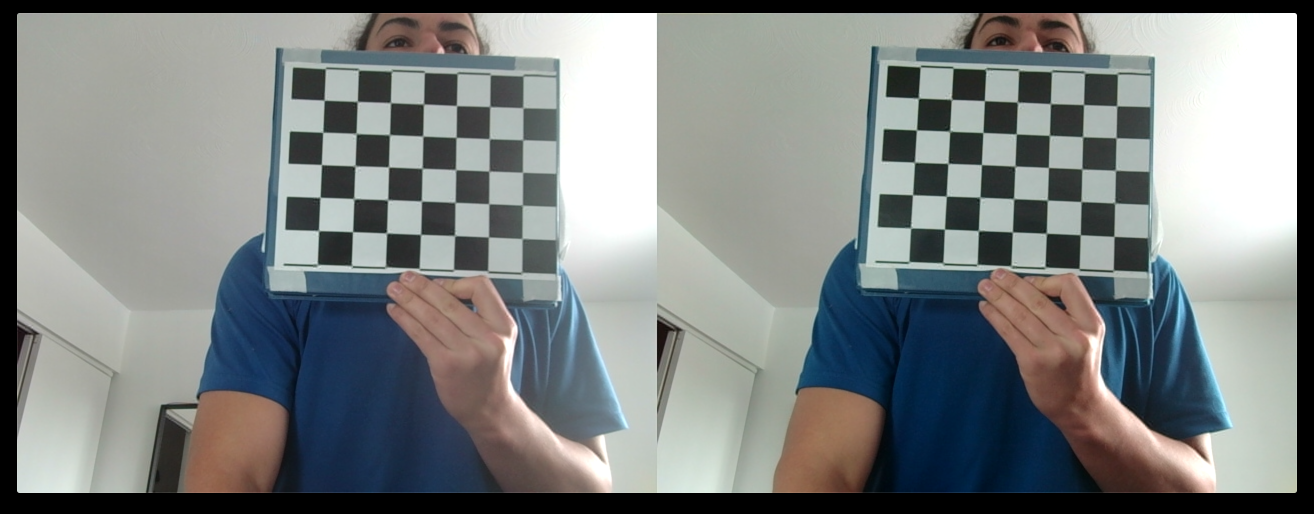
#> input picture StereoChessboards/stereo0.png, 2628 x 1028 px (shown at 1/2 size)
$ python RealTime.py
#> lines starting #> are read from the running program, lines starting #| are printed output that depends on the picture; after the words box and inside, x2 and y2 are one past the last pixel; in counts of white or black regions, pixels touching at a corner belong together
### Calibration.py
import numpy as np
import cv2 as cv
import glob
from Validation import CalibrationValidation
from imagePreparation import ImagePreparation


def CalibrateCamera():
    stereoChessboards = glob.glob("./StereoChessboards/*")

    # Chessboard size
    cbSize = (5, 6)
    criteria = (cv.TERM_CRITERIA_EPS + cv.TERM_CRITERIA_MAX_ITER, 30, 0.001)

    # 3D points of chessboard
    objPtsL = []
    objPtsR = []

    # 2D points of left and right image
    imgPtsL = []
    imgPtsR = []

    # World coordinates for 3D points
    coord = np.zeros((cbSize[0] * cbSize[1], 3), np.float32)
    coord[:, :2] = np.mgrid[0:cbSize[0], 0:cbSize[1]].T.reshape(-1, 2)

    for i, chessBoard in enumerate(stereoChessboards):
        img = cv.imread(chessBoard, 3)
#> img is the input picture: shape (1028, 2628, 3); mean B, G, R 129.5, 130, 125.7

        cropped = ImagePreparation(img)
#> in ImagePreparation, `gray = cv.cvtColor(img, cv.COLOR_BGR2GRAY)`:
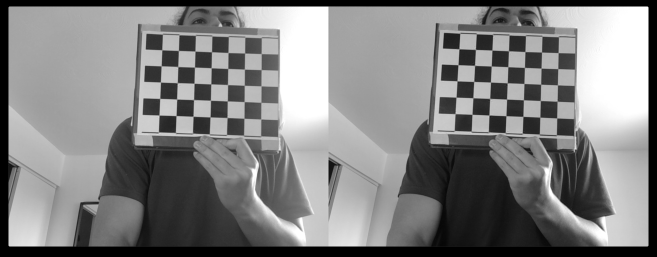
#> gray: shape (1028, 2628) (shown at 1/4 size); min 0, max 255, mean 128.7
#> in ImagePreparation, `_, thresh = cv.threshold(gray, 0, 255, cv.THRESH_BINARY)`:
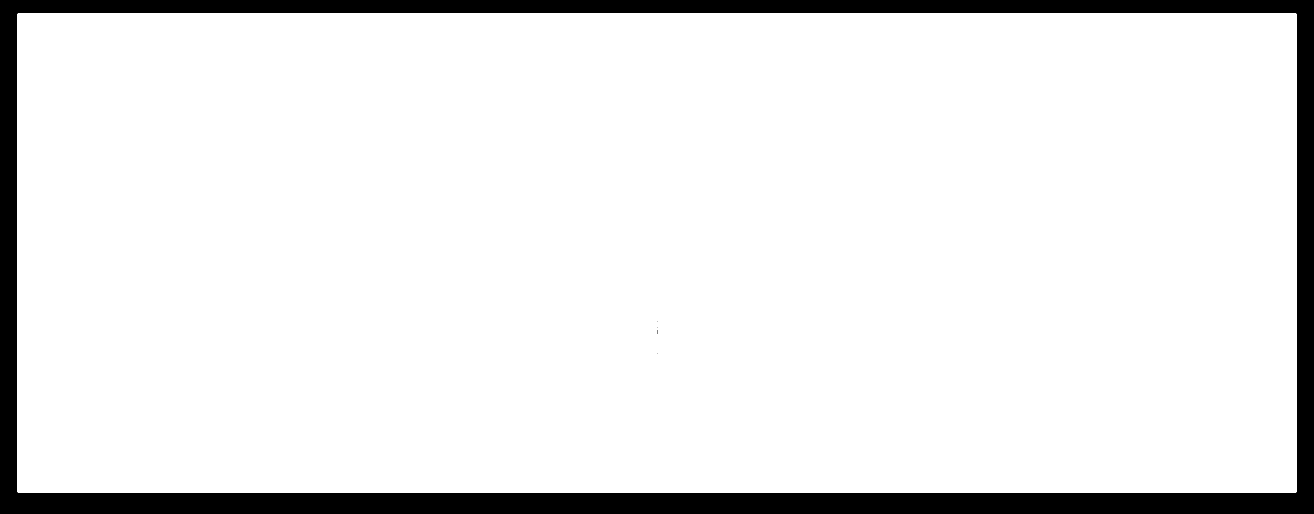
#> thresh: shape (1028, 2628) (shown at 1/2 size); 91% white; 5 black regions (4 under 20 px), largest, box (x1, y1, x2, y2) and area: (0, 0, 2628, 1028) 243996
#> in ImagePreparation, `contours, hierarchy = cv.findContours(thresh, cv.RETR_EXTERNAL, cv.CHA..`: contours = 1 item
#> in ImagePreparation, `cnt = contours[0]`: cnt = [[36, 26], [34, 28], [34, 983], [36, 985], [2591, 985], [2593, 983], [2593, 28], [2591, 26]]
#> in ImagePreparation, `x, y, w, h = cv.boundingRect(cnt)`: x = 34; y = 26; w = 2560; h = 960

        # Separate left and right image
        imgL = cropped[:, :int(len(cropped[0])/2)]
        imgR = cropped[:, int(len(cropped[0])/2):]

        # Find corners of the chessboard
        grayL = cv.cvtColor(imgL, cv.COLOR_BGR2GRAY)
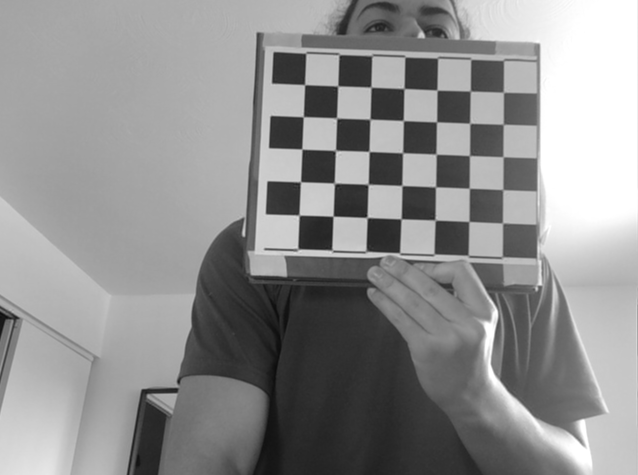
#> grayL: shape (950, 1275) (shown at 1/2 size); min 12, max 255, mean 143.7
        grayR = cv.cvtColor(imgR, cv.COLOR_BGR2GRAY)
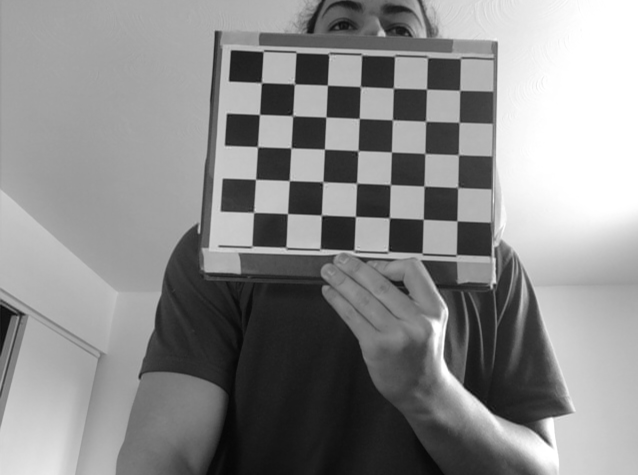
#> grayR: shape (950, 1275) (shown at 1/2 size); min 0, max 255, mean 138.8

        retL, cornersL = cv.findChessboardCorners(grayL, cbSize, cv.CALIB_CB_ADAPTIVE_THRESH + cv.CALIB_CB_FAST_CHECK + cv.CALIB_CB_NORMALIZE_IMAGE)
#> retL = True; cornersL = 30 rows, first 8: [941, 182.5], [940, 246.5], [939.5, 311.5], [939.5, 376.5], [939.6, 444.9], [873.5, 182], [875.6, 245.4], [870.3, 309.9]

        retR, cornersR = cv.findChessboardCorners(grayR, cbSize, cv.CALIB_CB_ADAPTIVE_THRESH + cv.CALIB_CB_FAST_CHECK + cv.CALIB_CB_NORMALIZE_IMAGE)
#> retR = True; cornersR = 30 rows, first 8: [851.7, 177], [853.9, 241.4], [851, 308], [846.6, 373.4], [848.8, 440.3], [787, 177], [786, 241], [784.6, 303.4]


        if retL == True and retR ==True:
            # Add 2d image points of the chessboard corners
            objPtsL.append(coord)
            cv.cornerSubPix(grayL, cornersL, (11, 11), (-1, -1), criteria)
            imgPtsL.append(cornersL)
            cv.drawChessboardCorners(imgL, cbSize, cornersL, retL)
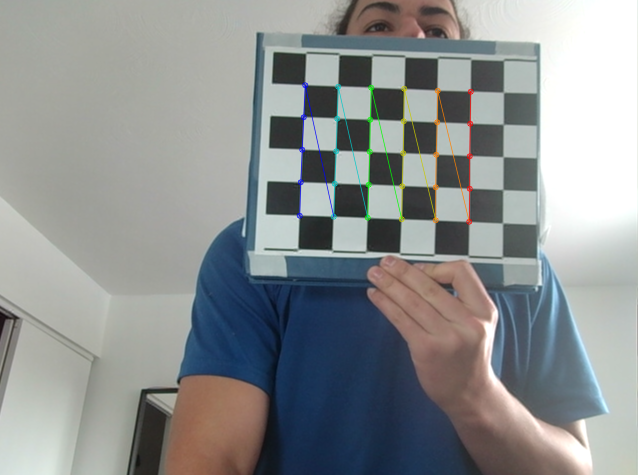
#> imgL: shape (950, 1275, 3) (shown at 1/2 size); mean B, G, R 144.8, 144.7, 141.1

            # Add 2d image points of the chessboard corners
            objPtsR.append(coord)
            cv.cornerSubPix(grayR, cornersR, (11, 11), (-1, -1), criteria)
            imgPtsR.append(cornersR)
            cv.drawChessboardCorners(imgR, cbSize, cornersR, retR)
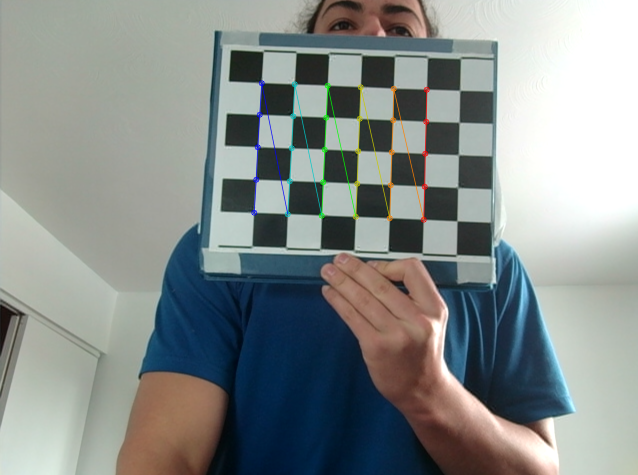
#> imgR: shape (950, 1275, 3) (shown at 1/2 size); mean B, G, R 139.1, 140.8, 134.5
        cv.imwrite("./ChessboardCorners/ChessboardCorners"+str(i)+".jpg", cv.hconcat([imgL, imgR]))
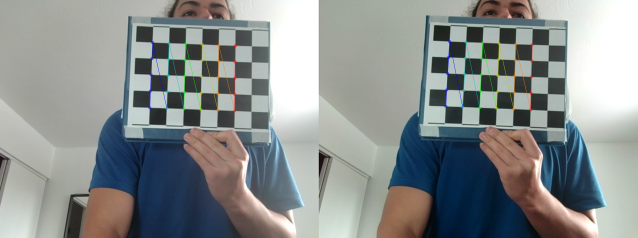
#> saved as ChessboardCorners0.jpg: shape (950, 2550, 3) (shown at 1/4 size); mean B, G, R 142, 142.8, 137.8
#> pass 2 of the loop in CalibrateCamera, `for i, chessBoard in enumerate(stereoChessboards):`:
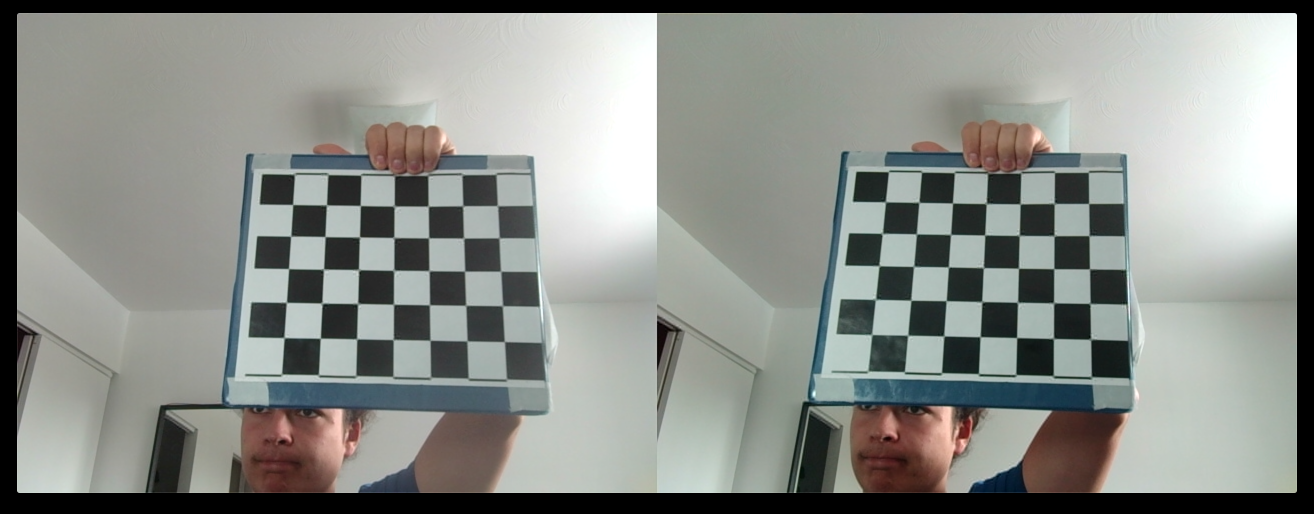
#> input picture StereoChessboards/stereo1.png, 2628 x 1028 px (shown at 1/2 size)
#> in CalibrateCamera, img is the input picture: shape (1028, 2628, 3); mean B, G, R 137.2, 142, 139
#> in ImagePreparation (call 2), `_, thresh = cv.threshold(gray, 0, 255, cv.THRESH_BINARY)`:
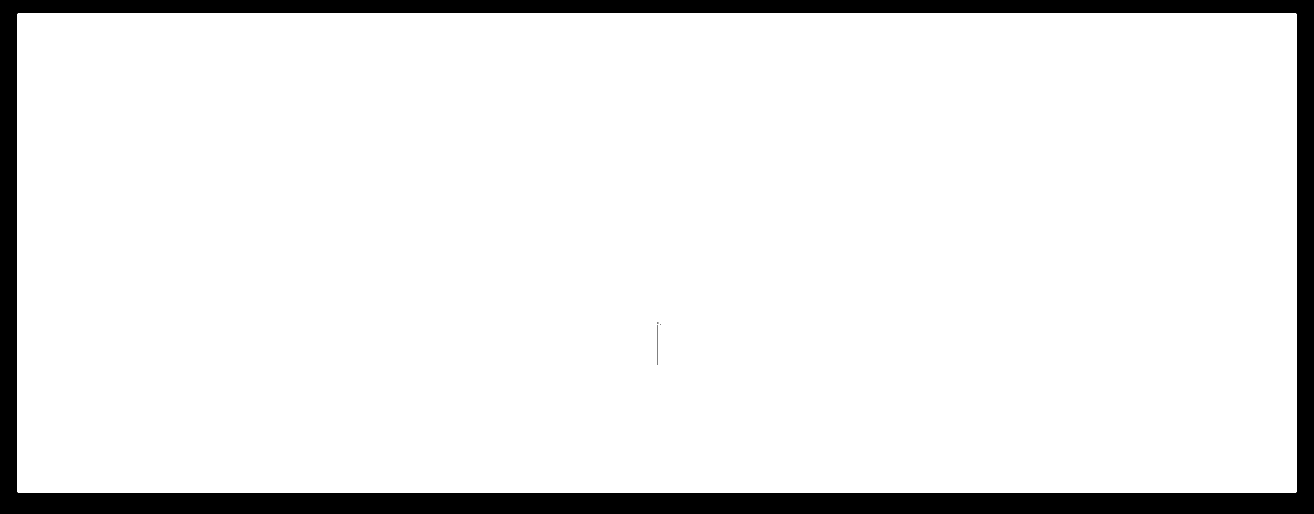
#> thresh: shape (1028, 2628) (shown at 1/2 size); 91% white; 4 black regions (2 under 20 px), largest, box (x1, y1, x2, y2) and area: (0, 0, 2628, 1028) 243996, (1315, 650, 1316, 730) 80
#> cornersL = 30 rows, first 8: [886.5, 380.5], [889, 445.5], [889.4, 510.3], [892.9, 580], [894.3, 650], [819, 384], [819, 445], [818, 512.3]
#> cornersR = 30 rows, first 8: [795, 376.5], [794, 441], [793.1, 505.3], [793.6, 575], [794, 646.5], [728, 378], [723.2, 438], [722.3, 507.4]
#> in CalibrateCamera, `cv.imwrite("./ChessboardCorners/ChessboardCorners"+str(i)+".jpg", cv.h..`:
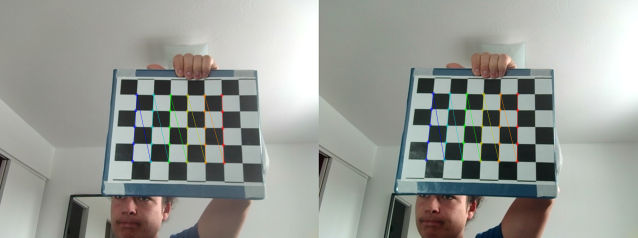
#> saved as ChessboardCorners1.jpg: shape (950, 2550, 3) (shown at 1/4 size); mean B, G, R 150.5, 156, 152.6
#> pass 3 of the loop in CalibrateCamera, `for i, chessBoard in enumerate(stereoChessboards):`:
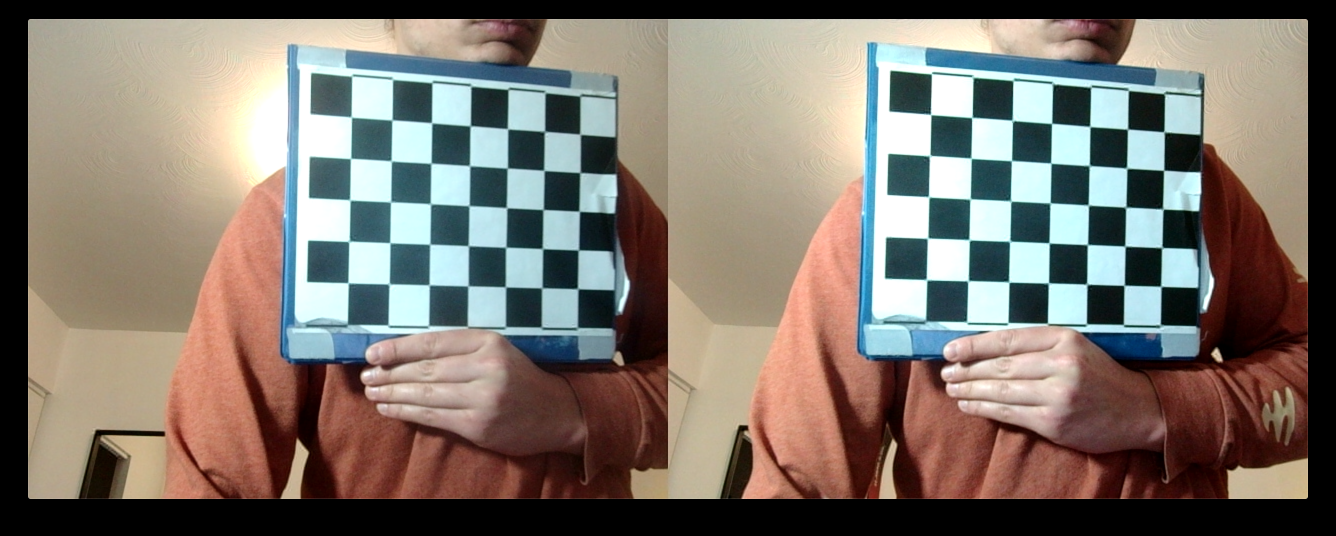
#> input picture StereoChessboards/stereo10.png, 2672 x 1072 px (shown at 1/2 size)
#> in CalibrateCamera, img is the input picture: shape (1072, 2672, 3); mean B, G, R 108.1, 116.9, 126.2
#> gray: shape (1072, 2672)
#> in ImagePreparation (call 3), `_, thresh = cv.threshold(gray, 0, 255, cv.THRESH_BINARY)`:
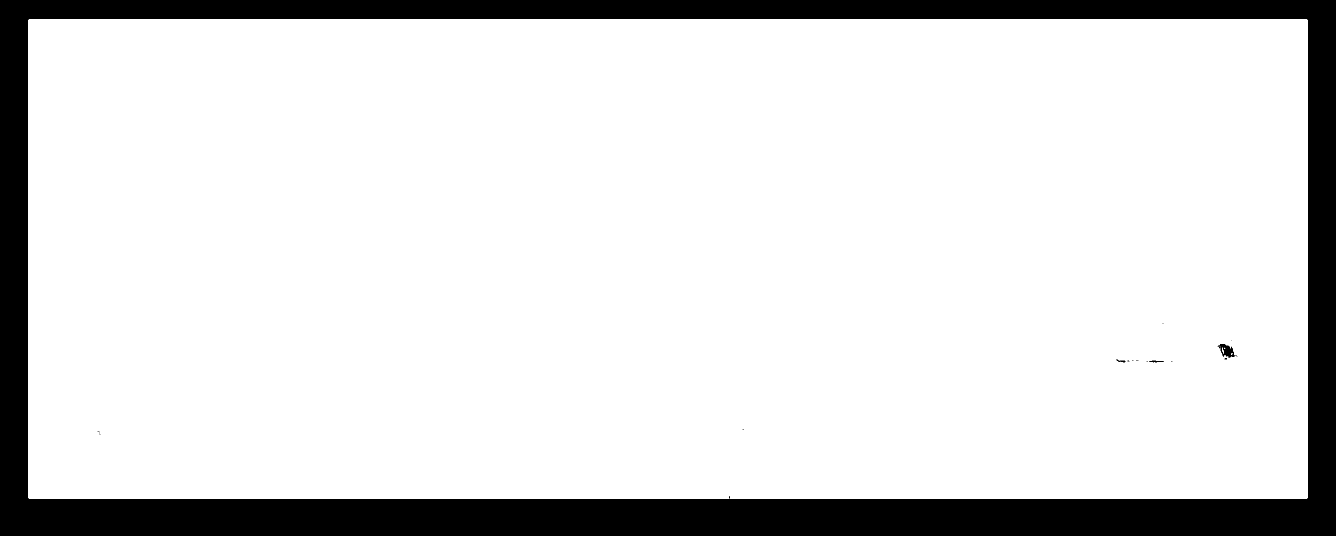
#> thresh: shape (1072, 2672) (shown at 1/2 size); 85.8% white; 16 black regions (12 under 20 px), largest, box (x1, y1, x2, y2) and area: (0, 0, 2672, 1072) 406796, (2435, 688, 2475, 716) 526, (2298, 721, 2328, 725) 72, (2232, 719, 2252, 725) 55
#> cnt = [[58, 38], [56, 40], [56, 995], [58, 997], [2613, 997], [2615, 995], [2615, 40], [2613, 38]]
#> x = 56; y = 38
#> cornersL = 30 rows, first 8: [1028.5, 220.5], [1027.1, 298.6], [1025.5, 376], [1025.7, 454], [1022.5, 532.2], [954.5, 214.9], [954.5, 293.9], [954.6, 372.8]
#> cornersR = 30 rows, first 8: [919.5, 216], [917.8, 293.7], [916, 372.1], [914.5, 449.5], [913, 528], [844.5, 210.5], [842.5, 288.5], [841.5, 368]
#> in CalibrateCamera, `cv.imwrite("./ChessboardCorners/ChessboardCorners"+str(i)+".jpg", cv.h..`:
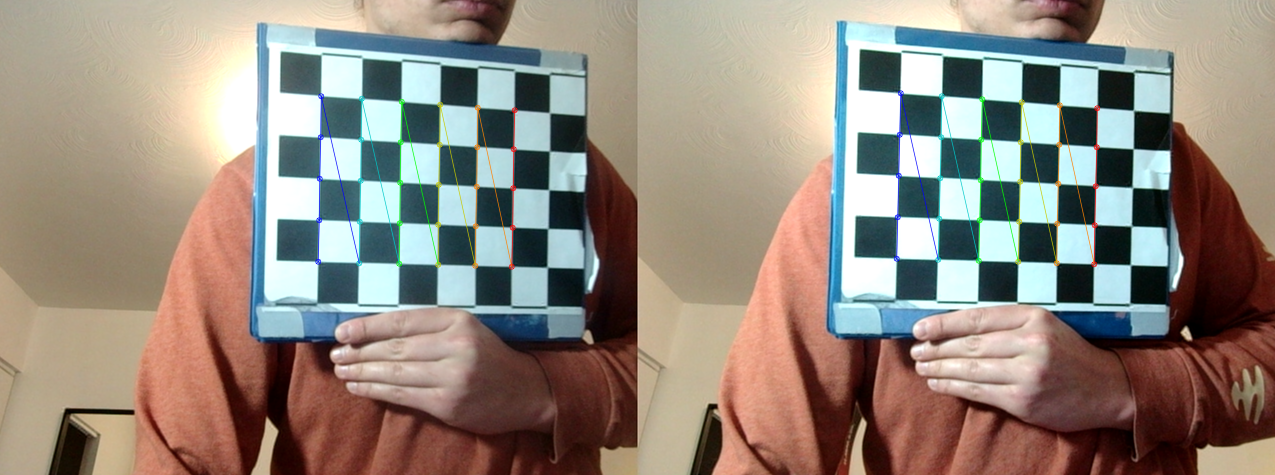
#> saved as ChessboardCorners2.jpg: shape (950, 2550, 3) (shown at 1/2 size); mean B, G, R 125.6, 136, 146.7

    # Calculate intrisic  matrices
    heightL, widthL, channelsL = imgL.shape
    sizeL = (widthL, heightL)
    retval, cameraMatrixL, distL, rvecs, tvecs = cv.calibrateCamera(
        objPtsL, imgPtsL, sizeL, None, None)
#> retval = 0.331; cameraMatrixL = [[1119.2, 0, 658.9], [0, 1116.5, 536.4], [0, 0, 1]]; distL = [[0.016, -0.301, 0.000273, -0.00692, 1.29]]; rvecs = ([-0.0753, 0.0917, 1.61], [-0.192, 0.274, 1.58], [-0.135, -0.122, 1.59]); tvecs = ([4.27, -5.35, 16.81], [3.34, -2.26, 16.32], [4.74, -4.05, 14.24])
    intrinsicL, roi_L = cv.getOptimalNewCameraMatrix(
        cameraMatrixL, distL, sizeL, 1, sizeL)
#> intrinsicL = [[1137.6, 0, 649.9], [0, 1117.5, 535.4], [0, 0, 1]]; roi_L = (43, 46, 1195, 879)

    heightR,widthR,channelsR = imgR.shape
    sizeR = (widthR,heightR)
    retval, cameraMatrixR, distR, rvecs, tvecs = cv.calibrateCamera(
        objPtsR, imgPtsR, sizeR, None, None)
#> retval = 0.357; cameraMatrixR = [[1165, 0, 671], [0, 1164.7, 523.4], [0, 0, 1]]; distR = [[0.0861, -1.68, 0.00215, -0.0101, 9.22]]; rvecs = ([-0.0693, 0.113, 1.61], [-0.184, 0.295, 1.59], [-0.127, -0.115, 1.59]); tvecs = ([2.77, -5.21, 17.54], [1.82, -2.14, 17.03], [3.2, -3.94, 14.87])
    intrinsicR, roi_R = cv.getOptimalNewCameraMatrix(
        cameraMatrixR, distR, sizeR, 1, sizeR)
#> intrinsicR = [[1260.2, 0, 649.1], [0, 1179.7, 520.3], [0, 0, 1]]; roi_R = (277, 245, 795, 558)


    flags = 0
    flags |= cv.CALIB_FIX_INTRINSIC

    criteria_stereo = (cv.TERM_CRITERIA_EPS +
                       cv.TERM_CRITERIA_MAX_ITER, 100, 0.001)

    # Calculate fundamental and essential matrix with stereo calibration
    retStereo, intrinsicL, distL, intrinsicR, distR, rot, trans, essentialMatrix, fundamentalMatrix = cv.stereoCalibrate(
        objPtsL, imgPtsL, imgPtsR, intrinsicL, distL, intrinsicR, distR, sizeL, criteria_stereo, flags)
#> retStereo = 3; rot = [[1, -0.00399, 0.0112], [0.00381, 1, 0.0157], [-0.0112, -0.0156, 1]]; trans = [-1.54, -0.162, 1.31]; essentialMatrix = [[-0.00316, -1.3, -0.183], [1.29, -0.0293, 1.55], [0.156, -1.54, -0.0223]]; fundamentalMatrix = [[-7.12e-08, -2.99e-05, 0.0114], [3.1e-05, -7.17e-07, 0.0228], [-0.0116, -0.0248, 1]]

    # [11 lines of commented-out code are left out]

    return fundamentalMatrix, intrinsicL, cameraMatrixL, intrinsicR, cameraMatrixR, distL, distR

### imagePreparation.py
import cv2 as cv
import numpy as np

def ImagePreparation(img=None, imgCuda=None):
  if imgCuda is None:
    gray = cv.cvtColor(img, cv.COLOR_BGR2GRAY)
    _, thresh = cv.threshold(gray, 0, 255, cv.THRESH_BINARY)
    contours, hierarchy = cv.findContours(thresh, cv.RETR_EXTERNAL, cv.CHAIN_APPROX_SIMPLE)
    cnt = contours[0]
    x, y, w, h = cv.boundingRect(cnt)
    cropped = img[y + 5 : y + h - 5, x + 5 : x + w - 5]
    cv.imwrite('result/cropped.png',cropped)
    return cropped
  else:
    gray = cv.cuda.cvtColor(imgCuda, cv.COLOR_BGR2GRAY)
    _, thresh = cv.cuda.threshold(gray, 0, 255, cv.THRESH_BINARY)
    contours, hierarchy = cv.findContours(thresh.download(), cv.RETR_EXTERNAL, cv.CHAIN_APPROX_SIMPLE)
    cnt = contours[0]
    x, y, w, h = cv.boundingRect(cnt)
    cropped = imgCuda.download()[y + 5 : y + h - 5, x + 5 : x + w - 5]
    cv.imwrite('result/cropped.png',cropped)
    return cropped

### RealTime.py
from Calibration import CalibrateCamera
from Matching import Matching
from Depth import CalculateDepth
from imagePreparation import ImagePreparation
from EyesDetection import eyesDetection
import cv2 as cv


# https://www.geeksforgeeks.org/concatenate-images-using-opencv-in-python/
# [48 lines left out: functions hconcat_resize, processFrame, realTimeCapture, not called in this run]

if __name__ == "__main__":
    fundamentalMatrix, intrinsicL,cameraMatrixL, intrinsicR, cameraMatrixR, distL, distR = CalibrateCamera()
#> cameraMatrixR = [[1165, 0, 671], [0, 1164.7, 523.4], [0, 0, 1]]; distL = [[0.016, -0.301, 0.000273, -0.00692, 1.29]]; distR = [[0.0861, -1.68, 0.00215, -0.0101, 9.22]]


#> (the run stopped early here; a loop or call above may not have finished)
